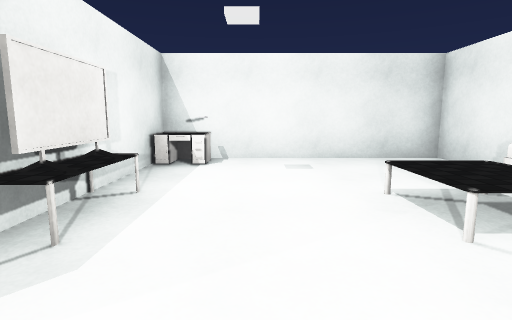
view 1 (above)

17 first-person views from a walk through a scene from a Unity 3-D project. The camera is 1.2 m above the floor, tilts 8° down and sees 80° across. The floor is counted in squares, 1.2 m on a side. Each view is taken from the middle of a square. On the plan, view 1 faces up. The plan holds only what a view shows up to about 12 squares ahead; the rest is blank. The player character is not drawn. Surface patterns are stand-ins for the level's own textures.

view 2
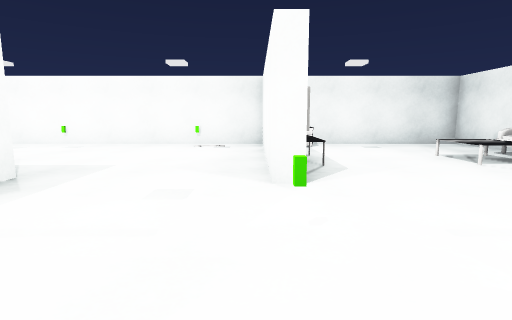

view 3
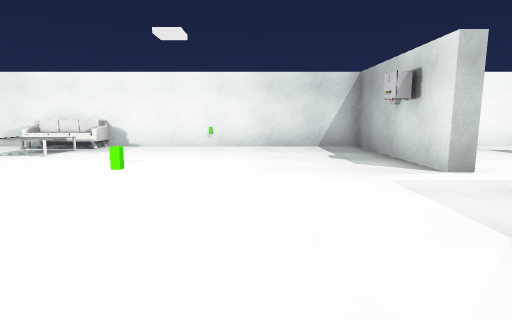

view 4
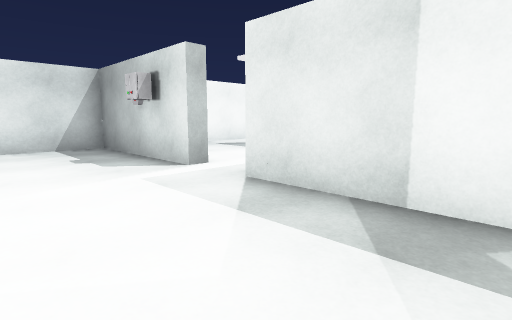

view 5
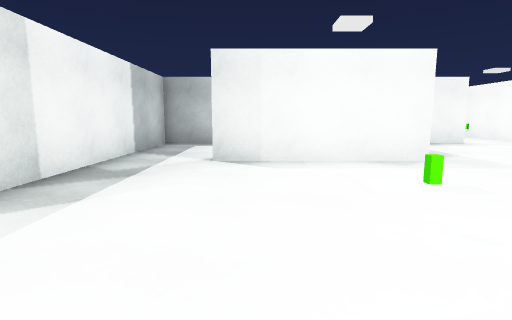

view 6
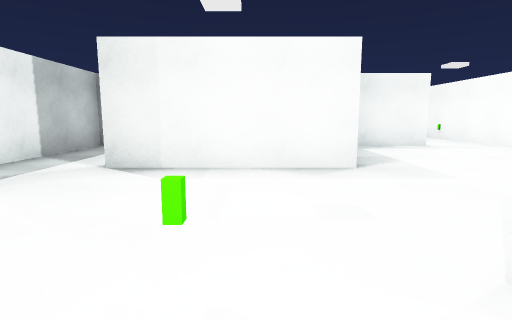

view 7
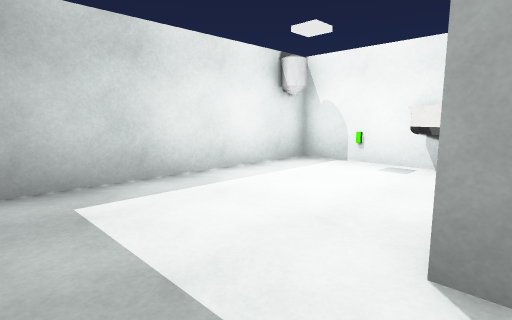

view 8
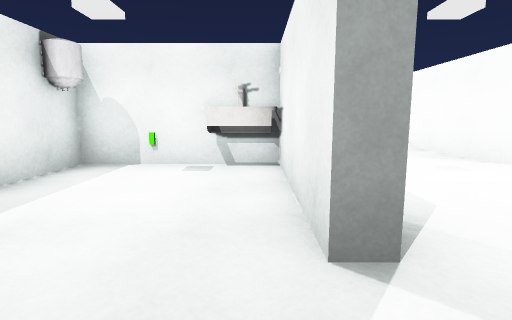

view 9
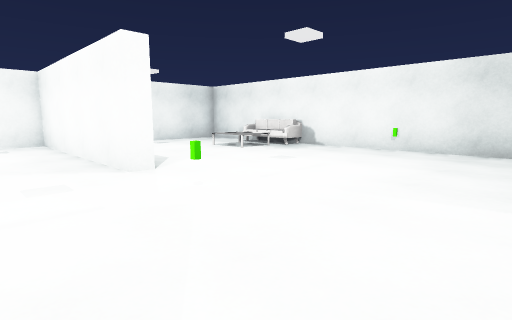

view 10
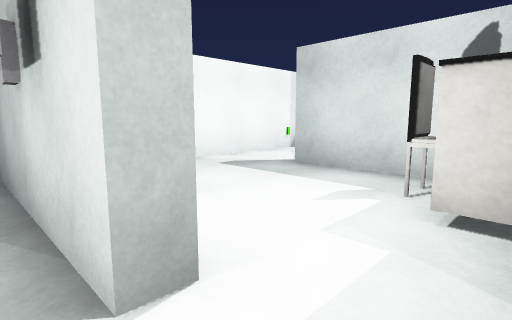

view 11
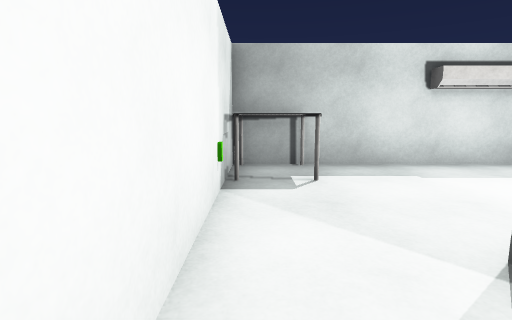

view 12
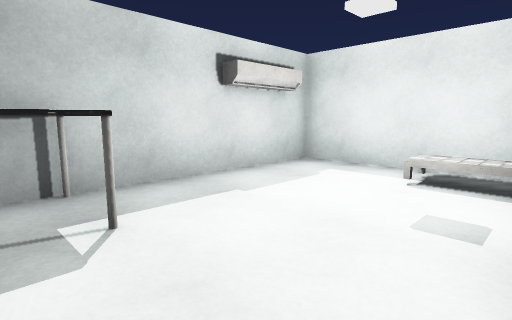

view 13
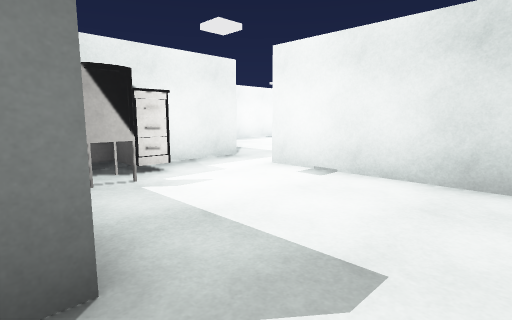

view 14
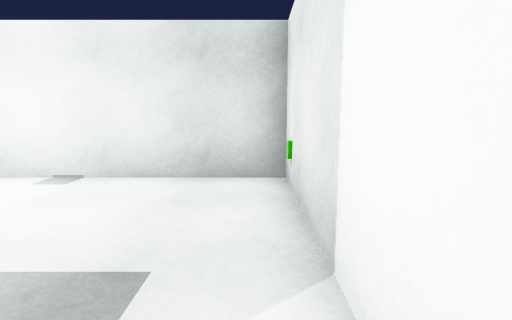

view 15
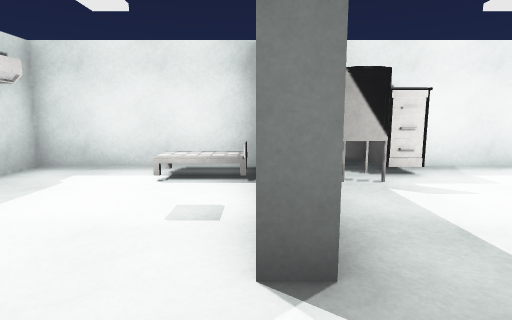

view 16
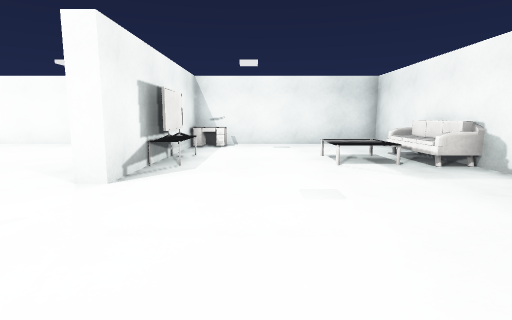

view 17
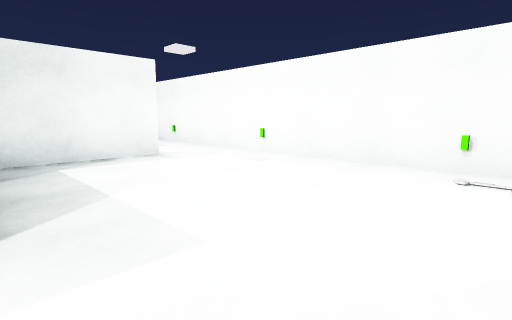

### Floor plan
Points are (right, up) in squares from view 1. A wall is a line through its corners. A room is listed if a view was taken in it or the views show most of it. See-through windows are left out.
Room 1 (views 1, 2, 3, 4, 5, 6, 7, 8, 9, 10, 16, 17)
walls: (-2.2, 2.5) (-2.2, 0.5) (-2.7, 0.5) (-2.7, 7.5) (-12.6, 7.5); (-7, 1.1) (-7, -4) (-7.5, -4) (-7.5, 0.5) (-11.7, 0.5) (-11.7, -6.5) (-2.2, -6.5); (-0.5, -6.5) (4.5, -6.5) (4.5, 7.5) (-2.2, 7.5) (-2.2, 4.6); (-11.7, 5.1) (-11.7, 1.6)
ways out: opening at (-1.5, -7) to room 2; opening at (-12, 6.5)
objects: other object (-10, 0); other object (-10, 7); sink (-9, 0) to (-8, 0); other object (-5, 7); green block (-3, -1); TV (-2, 3); table (-2, 4); table (-2, 7) to (-1, 7); other object (1, -6); other object (4, -1); sofa (4, 2) to (4, 4)
Room 2 (views 11, 12, 13, 14, 15)
walls: (-0.6, -11.5) (2.3, -11.5) (2.3, -12); (-2.2, -12) (-2.2, -12.8); (4.5, -12.5) (4.5, -7) (-0.5, -7) (-0.5, -6.5); (-2.2, -6.5) (-2.2, -8.4)
ways out: opening at (-1.5, -7) to room 1; opening at (3.5, -12) to room 3
objects: table (-2, -11) to (-2, -9); bed (-1, -12); chair (-1, -11) to (-1, -10); other object (4, -8)
Room 3 (no view inside)
walls: (-2.2, -14.4) (-2.2, -16.5) (4.5, -16.5) (4.5, -12.5)
ways out: opening at (3.5, -12) to room 2
objects: table (3, -16) to (4, -15); other object (4, -14)

Positions as (right, up) in squares from view 1, and headings:
1: (0, 0), facing up
2: (-3, -4), facing up
3: (-6, -3), facing right
4: (-6, -3), facing down-right
5: (0, -3), facing left
6: (-1, -1), facing left
7: (-7, -6), facing up-left
8: (-8, -6), facing up
9: (-5, -5), facing up-right
10: (-2, -6), facing down-right
11: (4, -10), facing down
12: (4, -12), facing down-left
13: (4, -12), facing up-left
14: (4, -12), facing up
15: (4, -12), facing left
16: (0, -4), facing up
17: (-4, 1), facing up-left
